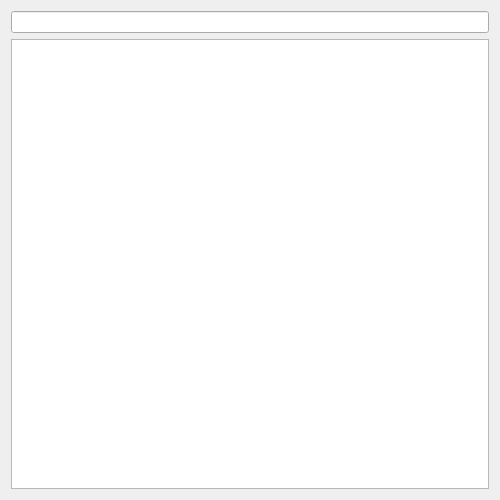
<?xml version="1.0" encoding="UTF-8"?>
<ui version="4.0">
 <class>newDiaryFrame</class>
 <widget class="QFrame" name="newDiaryFrame">
  <property name="geometry">
   <rect>
    <x>0</x>
    <y>0</y>
    <width>500</width>
    <height>500</height>
   </rect>
  </property>
  <property name="sizePolicy">
   <sizepolicy hsizetype="Expanding" vsizetype="Expanding">
    <horstretch>0</horstretch>
    <verstretch>0</verstretch>
   </sizepolicy>
  </property>
  <property name="windowTitle">
   <string>Frame</string>
  </property>
  <layout class="QVBoxLayout" name="verticalLayout">
   <item>
    <widget class="QLineEdit" name="diaryTitleLineEdit"/>
   </item>
   <item>
    <widget class="QTextEdit" name="diaryBodyLineEdit"/>
   </item>
  </layout>
 </widget>
 <resources/>
 <connections/>
</ui>
